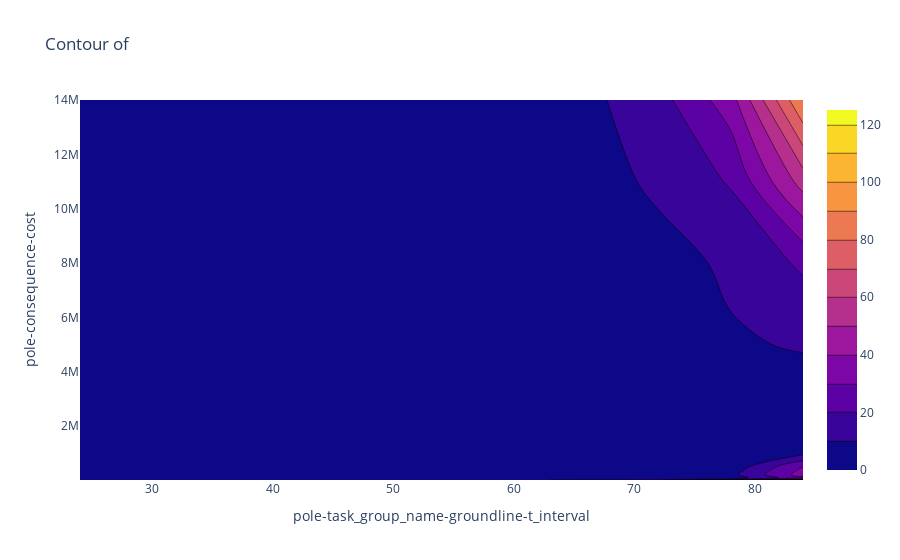

The cell this chart's notebook holds for it:
### Code cell
make_contour_plot(df_total, x_axis=x_axis, y_axis=y_axis, z_axis=z_axis)

### Figure 1 — Plotly figure (JSON) as saved in the notebook; plotly's stock layout.template omitted (floating-point values rounded to 4 significant figures; data arrays with more than 128 entries replaced by an {"elided": "..."} marker saying what was removed)
{"data": [{"type": "contour", "x": [24, 30, 36, 42, 48, 54, 60, 66, 72, 78, 84, 90, 96, 102], "y": [10000, 20000, 30000, 40000, 50000, 100000, 200000, 500000, 1000000, 2000000, 5000000], "z": {"elided": "14x11 float values"}}], "layout": {"legend": {"title": {"text": "value_lost"}}, "title": {"text": "Contour of"}, "xaxis": {"title": {"text": "pole-task_group_name-groundline-t_interval"}}, "yaxis": {"title": {"text": "pole-consequence-cost"}}}}
